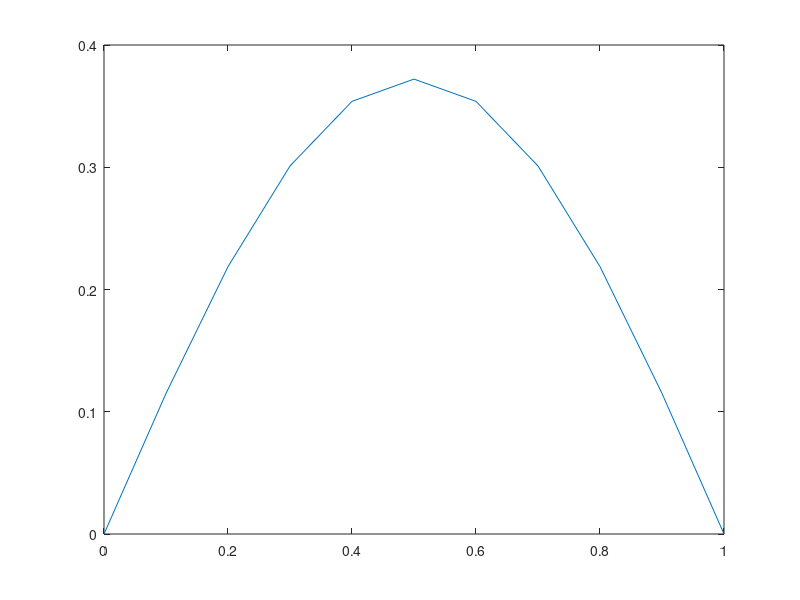

Source code (MATLAB):
% Initialize Data
% Length of Rod, Time Interval
% Number of Points in Space, Number of Time Steps
L=1;
T=0.1;
k=1;
N=10;
M=50;
dx=L/N;
dt=T/M;
alpha=k*dt/dx^2;

% Position
for i=1:N+1
x(i)=(i-1)*dx;
end
% Initial Condition
for i=1:N+1
u0(i)=sin(pi*x(i));
end
% Partial Difference Equation (Numerical Scheme)
for j=1:M
    for i=2:N
        u1(i)=u0(i)+alpha*(u0(i+1)-2*u0(i)+u0(i-1));
    end
    u1(1)=0;
    u1(N+1)=0;
    u0=u1;
end
% Plot solution
plot(x, u1);